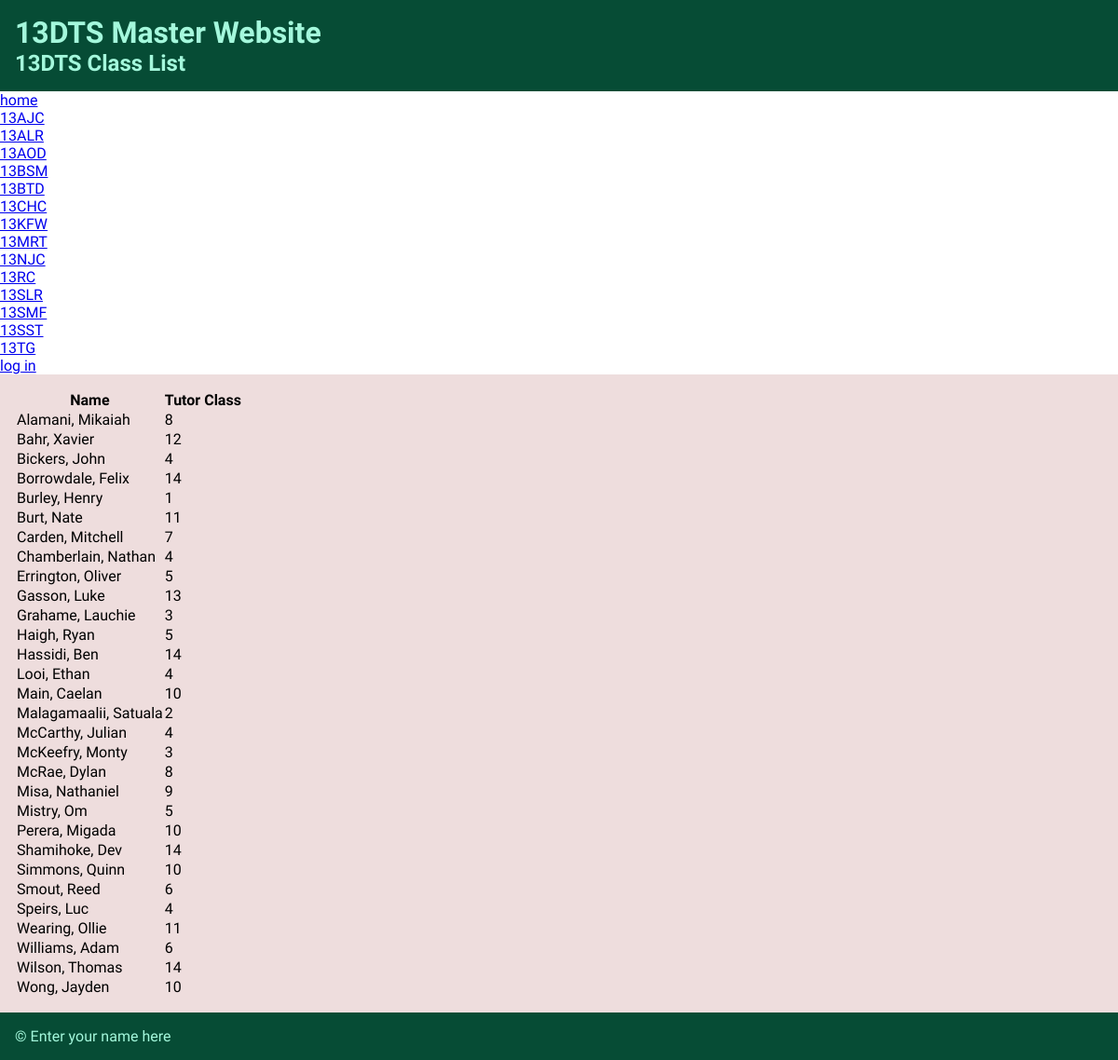
The page / on the database its author committed.
### tables this page shows
CREATE TABLE tutor_classes
(
	id integer
		constraint tutor_classes_pk
			primary key autoincrement,
	class_name char(5)
);

CREATE TABLE students
(
	id integer
		constraint students_pk
			primary key autoincrement,
	year_level integer,
	schl_id integer,
	surname varchar(20),
	first_name varchar(15),
	tutor_id integer,
	email char(18)
);

### app.py (the view)
@app.route('/')
def render_homepage():
    con = create_connection(DB_NAME)
    query = "SELECT id, year_level, schl_id, surname, first_name, tutor_id, email" \
            " FROM students ORDER BY surname, first_name ASC"
    cur = con.cursor()  # You need this line next
    cur.execute(query)  # this line actually executes the query
    student_list = cur.fetchall()  # puts the results into a list usable in python
    con.close()
    class_list = get_classes()
    return render_template('home.html', students=student_list, classes=class_list, logged_in=is_logged_in())

### app.py (called while the page is built)
def create_connection(db_file):
    try:
        connection = sqlite3.connect(db_file)
        return connection
    except Error as e:
        print(e)
    return None

def get_classes():
    con = create_connection(DB_NAME)
    query = "SELECT id, class_name" \
            " FROM tutor_classes ORDER BY class_name ASC"
    cur = con.cursor()  # You need this line next
    cur.execute(query)  # this line actually executes the query
    class_list = cur.fetchall()  # puts the results into a list usable in python
    con.close()
    return class_list

def is_logged_in():
    if session.get("email") is None:
        print("not logged in")
        return False
    else:
        print("logged in")
        return True

### templates/home.html (shortened to what this page needs)
{% extends "base.html" %}
{% block pageheading %}13DTS Class List{% endblock %}
{% block main %}
<table>
    <tr>
        <th>Name</th>
        <th>Tutor Class</th>
    </tr>
    {% for student in students %}
    <tr>
        <td>{{ student[3] }}, {{ student[4] }}</td>
        <td>{{ student[5] }}</td>
    </tr>
    {% endfor %}
</table>
{% endblock %}

### templates/base.html (shortened to what this page needs)
<!DOCTYPE html>
<html lang="en">
<head>
    <link href="{{ url_for('static', filename='css/style.css') }}" rel="stylesheet">
</head>
<body>
    <div class="container">
        <header>
            <h1>13DTS Master Website</h1>
            <h2>{% block pageheading %}{% endblock %}</h2>
        </header>
        <nav>
            <ul>
                <li><a href="/">home</a></li>
                {% for class in classes %}
                <li>
                    <a href="/class/{{ class[0] }}">{{ class[1] }}</a>
                </li>
                {% endfor %}
                <li>{% if logged_in %}
                <a href="/logout">log out</a>
                {%  else %}
                <a href="/login">log in</a>
                {%  endif %}
                </li>
            </ul>
        </nav>
        <div id="main">
            {% block main %}
            {% endblock %}
        </div>
        <footer>
            <p>&copy; Enter your name here</p>
        </footer>
    </div>
</body>
</html>

### static/css/style.css (style rules this page uses)
* { font-family: Comfortaa, sans-serif; margin: 0; padding: 0; box-sizing: border-box; }
header { grid-area: header; background-color: #064c35; color: #a4f8dc; padding: 1rem; }
nav { grid-area: nav; }
#main { grid-area: main; padding: 1rem; background-color: #edd; }
footer { grid-area: footer; padding: 1rem; background-color: #064c35; color: #a4f8dc; }

### rows shown on the page
tutor_classes: class_name "13AJC"
tutor_classes: class_name "13ALR"
tutor_classes: class_name "13AOD"
tutor_classes: class_name "13BSM"
tutor_classes: class_name "13BTD"
tutor_classes: class_name "13CHC"
tutor_classes: class_name "13KFW"
tutor_classes: class_name "13MRT"
tutor_classes: class_name "13NJC"
tutor_classes: class_name "13RC"
tutor_classes: class_name "13SLR"
tutor_classes: class_name "13SMF"
tutor_classes: class_name "13SST"
tutor_classes: class_name "13TG"
students: surname "Alamani", first_name "Mikaiah", tutor "8"
students: surname "Bahr", first_name "Xavier", tutor "12"
students: surname "Bickers", first_name "John", tutor "4"
students: surname "Borrowdale", first_name "Felix", tutor "14"
students: surname "Burley", first_name "Henry", tutor "1"
students: surname "Burt", first_name "Nate", tutor "11"
students: surname "Carden", first_name "Mitchell", tutor "7"
students: surname "Chamberlain", first_name "Nathan", tutor "4"
students: surname "Errington", first_name "Oliver", tutor "5"
students: surname "Gasson", first_name "Luke", tutor "13"
students: surname "Grahame", first_name "Lauchie", tutor "3"
students: surname "Haigh", first_name "Ryan", tutor "5"
students: surname "Hassidi", first_name "Ben", tutor "14"
students: surname "Looi", first_name "Ethan", tutor "4"
students: surname "Main", first_name "Caelan", tutor "10"
students: surname "Malagamaalii", first_name "Satuala", tutor "2"
students: surname "McCarthy", first_name "Julian", tutor "4"
students: surname "McKeefry", first_name "Monty", tutor "3"
students: surname "McRae", first_name "Dylan", tutor "8"
students: surname "Misa", first_name "Nathaniel", tutor "9"
students: surname "Mistry", first_name "Om", tutor "5"
students: surname "Perera", first_name "Migada", tutor "10"
students: surname "Shamihoke", first_name "Dev", tutor "14"
students: surname "Simmons", first_name "Quinn", tutor "10"
students: surname "Smout", first_name "Reed", tutor "6"
students: surname "Speirs", first_name "Luc", tutor "4"
students: surname "Wearing", first_name "Ollie", tutor "11"
students: surname "Williams", first_name "Adam", tutor "6"
students: surname "Wilson", first_name "Thomas", tutor "14"
students: surname "Wong", first_name "Jayden", tutor "10"
